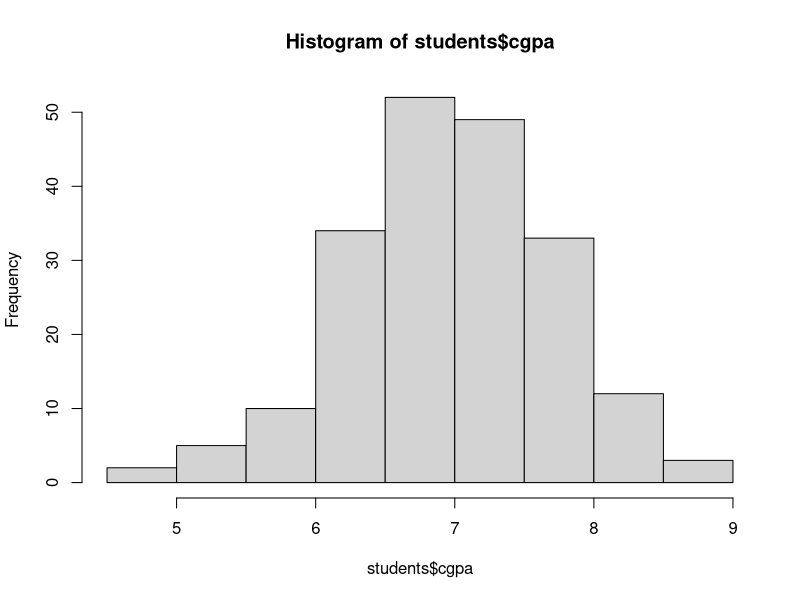
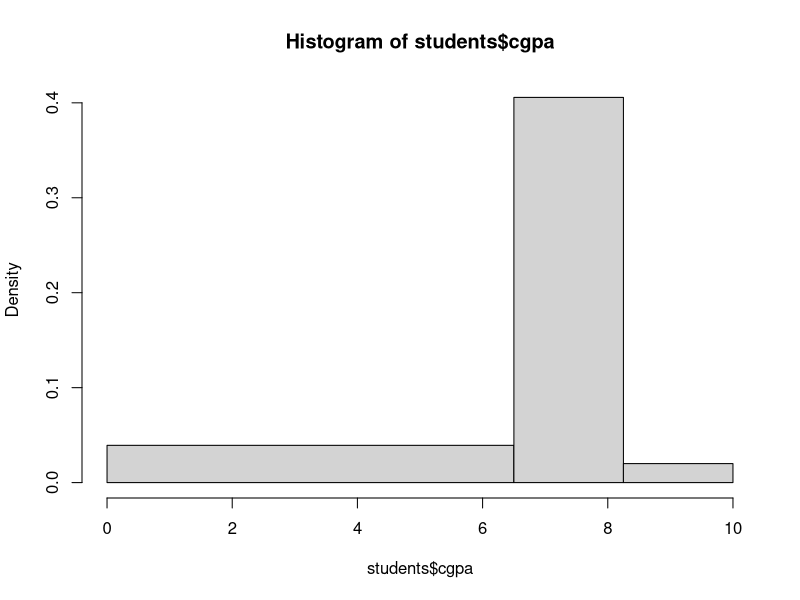
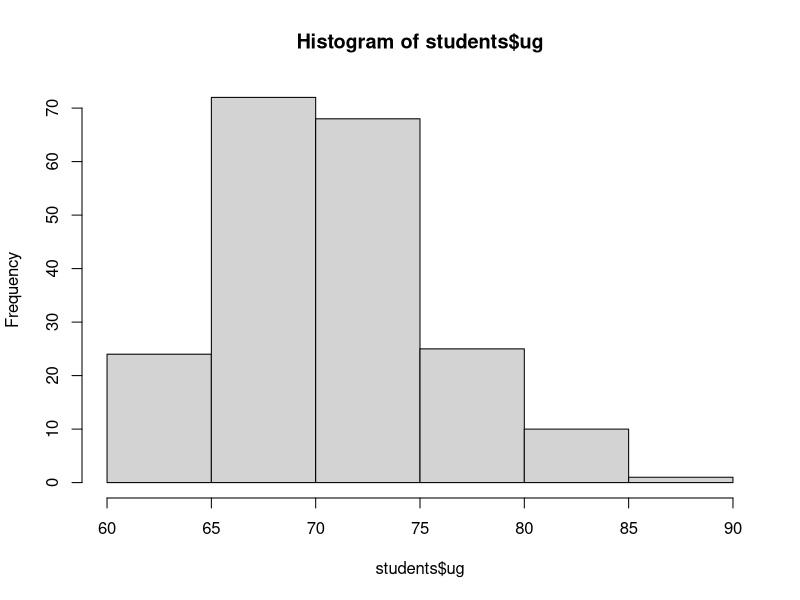
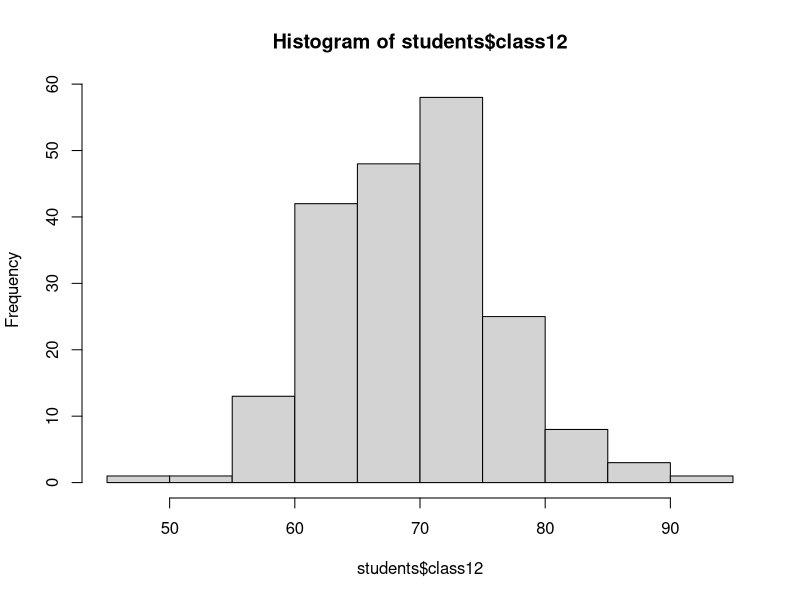

The R script that drew these images, in order: (Note: this script raises an error after producing the figures.)

#age, gender, age, cgpa, ug,calss12,:select salary
nS=200
(age = round(runif(n=nS, min=20, max=30)))
mean(age)
(gender = sample(x=c('M','F'),size = nS,replace = T,prob = c(.7,.3)))
table(gender)
(batch = sample(x = c('2017','2018','2019'),size = nS, replace = T, prob = c(.2,.3,.5)))
table(batch)
(cgpa = round(rnorm(n=nS, mean = 7,sd = .75),2))
range(cgpa)
(ug = round(rnorm(n=nS,mean = 70,sd = 5),2))
range(ug)
(class12 = (round(rnorm(n=nS,mean = 70,sd = 7),2)))
range(class12)
(domain = sample(c('finance','Hr','Operations','Marketing'),size = nS,replace = T))
students = data.frame(age,gender,batch,domain,cgpa,ug,class12)
head(students)
students$select = sample(c('Placed','Not PLaced'),size=nS,replace=T,prob = c(.7,.3))
table(students$select)
(students$salary = round(rnorm(n = nS , mean = 12,sd = 1),2))
(students$salary = ifelse(students$select == 'NotPlaced',NA, students$salary))
head(students)
#summarize
nrow(students)#number of students
table(students$domain)
table(students$batch)
table(students$batch,students$domain)
table(students$batch,students$domain,students$gender)
hist(students$cgpa)
hist(students$cgpa,breaks = c(0,6.5,8.25,10))
hist(students$ug)
hist(students$class12)

library(dplyr)
library(ggplot2)
t1 <- students %.% group_by(gender) %>% summerise(meanAge = mean(age))
barplot(height = t1$meanAge)
#ggplot(students, aes(x=gender,fill = gender)) + geom_bar(stat = 'count') + geom_text(stat='count',aes(label=..))
ggplot(students, aes(x=gender,fill = gender)) + geom_bar(stat = 'count') + geom_text(stat='count',aes(label=..count..)) #genderwise + facet_grid(batch~domain,scales = 'free')
ggplot(students, aes(x=domain,fill = domain)) + geom_bar(stat = 'count') + geom_text(stat='count',aes(label=..count..))#domain
ggplot(students, aes(x=batch,fill = domain)) + geom_bar(stat = 'count') + geom_text(stat='count',aes(label=..count..),position = position_stack(),vjust=1)+facet_grid((select~gender))#batch

ggplot(students, aes(x=batch,fill = domain)) + geom_bar(stat = 'count') + geom_text(stat='count',aes(label=..count..),position = position_stack(),vjust=1)+facet_grid((select~gender))

ggplot(students, aes(x=cgpa)) + geom_histogram()

student%.% filter(batch=='2018' & select =='placed')%>% group_by(domain,gender)




